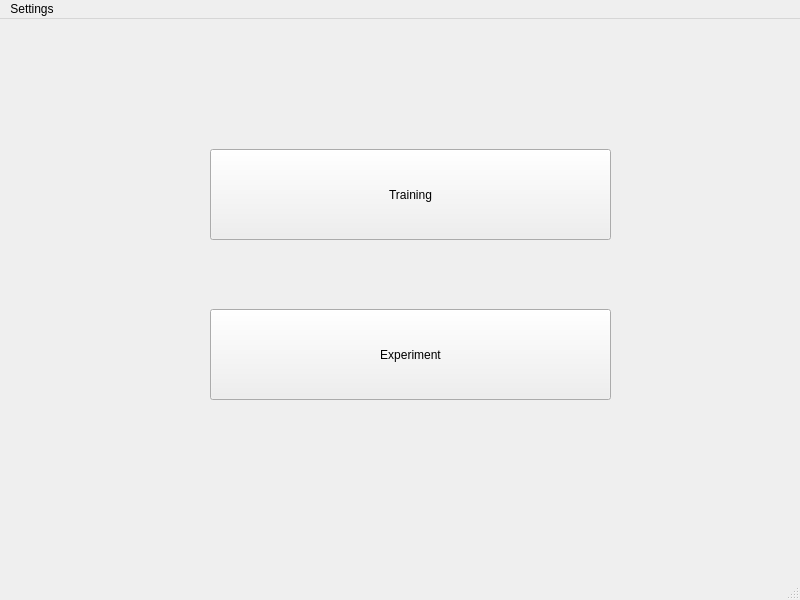
<?xml version="1.0" encoding="UTF-8"?>
<ui version="4.0">
 <class>MainWindow</class>
 <widget class="QMainWindow" name="MainWindow">
  <property name="geometry">
   <rect>
    <x>0</x>
    <y>0</y>
    <width>800</width>
    <height>600</height>
   </rect>
  </property>
  <property name="windowTitle">
   <string>MainWindow</string>
  </property>
  <widget class="QWidget" name="centralwidget">
   <widget class="QPushButton" name="pushButton_training">
    <property name="geometry">
     <rect>
      <x>210</x>
      <y>130</y>
      <width>401</width>
      <height>91</height>
     </rect>
    </property>
    <property name="text">
     <string>Training</string>
    </property>
   </widget>
   <widget class="QPushButton" name="pushButton_experiment">
    <property name="geometry">
     <rect>
      <x>210</x>
      <y>290</y>
      <width>401</width>
      <height>91</height>
     </rect>
    </property>
    <property name="text">
     <string>Experiment</string>
    </property>
   </widget>
  </widget>
  <widget class="QMenuBar" name="menubar">
   <property name="geometry">
    <rect>
     <x>0</x>
     <y>0</y>
     <width>800</width>
     <height>26</height>
    </rect>
   </property>
   <widget class="QMenu" name="menuSettings">
    <property name="title">
     <string>Settings</string>
    </property>
    <addaction name="actionPropertyConfiguration"/>
   </widget>
   <addaction name="menuSettings"/>
  </widget>
  <widget class="QStatusBar" name="statusbar"/>
  <action name="actionPropertyConfiguration">
   <property name="text">
    <string>Property configuration</string>
   </property>
  </action>
 </widget>
 <resources/>
 <connections/>
</ui>
